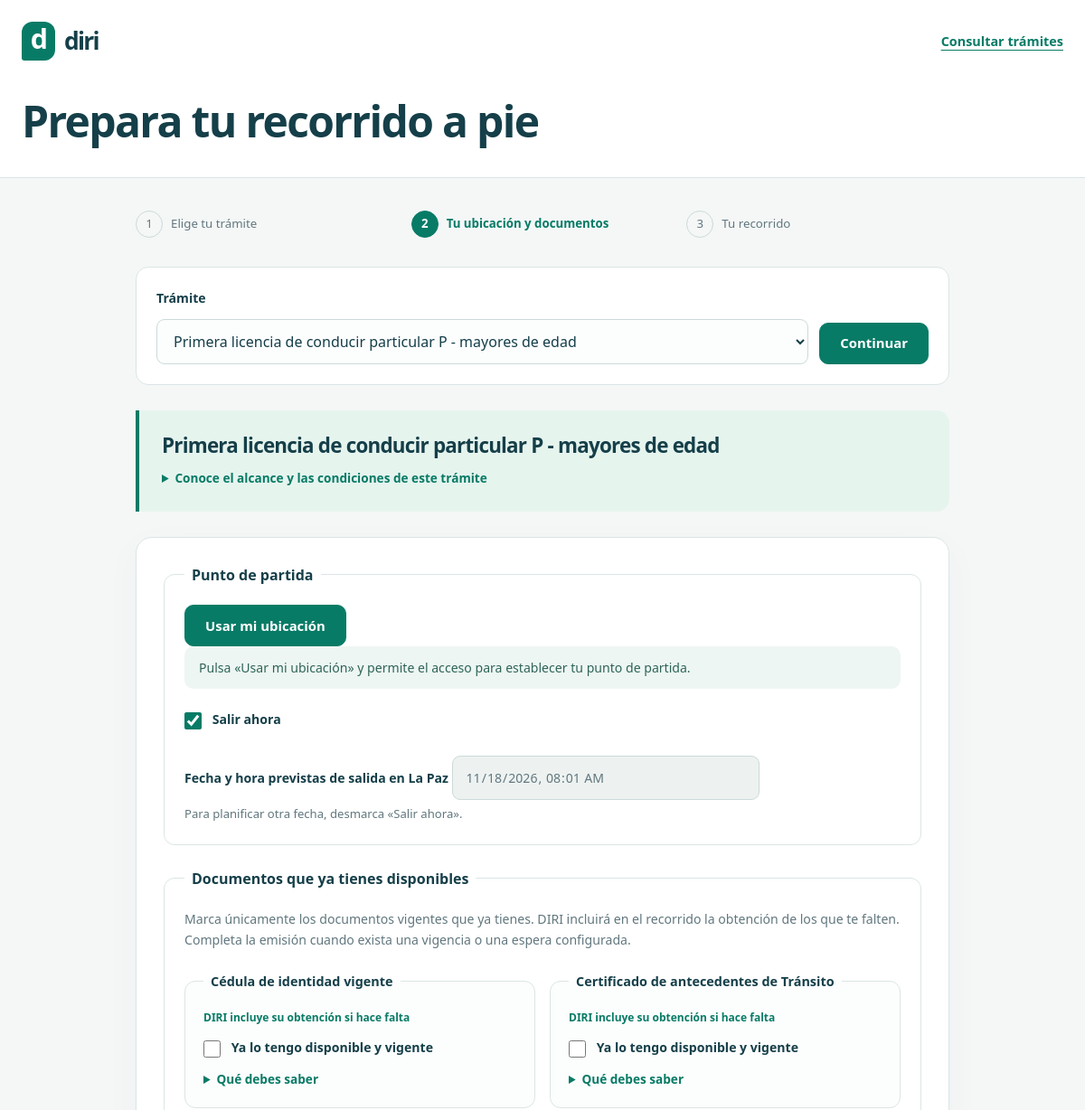
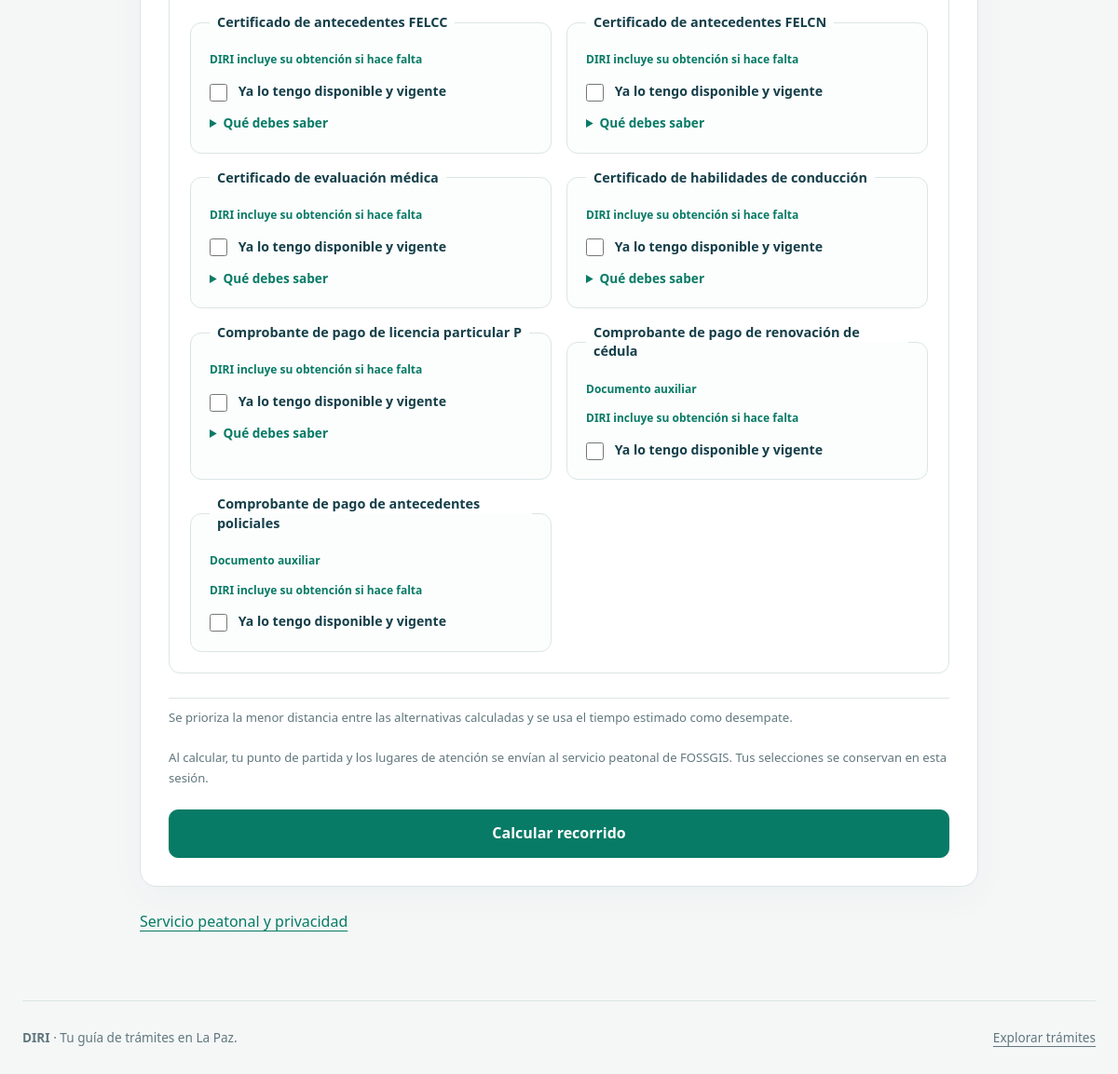
Screenshot of /index.php?pagina=preparar_recorrido&tramite_id=8 with the database file from the repository (2 pictures, top to bottom).
### tables this page shows
CREATE TABLE `tramites` (
  `id` int(10) unsigned NOT NULL AUTO_INCREMENT,
  `nombre` varchar(200) NOT NULL,
  `descripcion` text NOT NULL,
  `fuente_url` varchar(2048) DEFAULT NULL,
  `fecha_verificacion` date DEFAULT NULL,
  `estado` enum('activo','inactivo') NOT NULL DEFAULT 'activo',
  `fecha_registro` timestamp NOT NULL DEFAULT current_timestamp(),
  PRIMARY KEY (`id`)
);

CREATE TABLE `tramite_documentos` (
  `tramite_id` int(10) unsigned NOT NULL,
  `documento_id` int(10) unsigned NOT NULL,
  `obligatorio` tinyint(3) unsigned NOT NULL DEFAULT 1,
  `vigencia_dias` smallint(5) unsigned DEFAULT NULL,
  `observaciones` text DEFAULT NULL,
  PRIMARY KEY (`tramite_id`,`documento_id`),
  KEY `fk_tramite_documentos_documento` (`documento_id`),
  CONSTRAINT `fk_tramite_documentos_documento` FOREIGN KEY (`documento_id`) REFERENCES `documentos` (`id`),
  CONSTRAINT `fk_tramite_documentos_tramite` FOREIGN KEY (`tramite_id`) REFERENCES `tramites` (`id`),
  CONSTRAINT `ck_tramite_documentos_obligatorio` CHECK (`obligatorio` in (0,1)),
  CONSTRAINT `ck_tramite_documentos_vigencia` CHECK (`vigencia_dias` is null or `vigencia_dias` > 0)
);

CREATE TABLE `documentos` (
  `id` int(10) unsigned NOT NULL AUTO_INCREMENT,
  `nombre` varchar(200) NOT NULL,
  `descripcion` text DEFAULT NULL,
  `estado` enum('activo','inactivo') NOT NULL DEFAULT 'activo',
  PRIMARY KEY (`id`),
  UNIQUE KEY `uq_documentos_nombre` (`nombre`)
);

CREATE TABLE `gestiones` (
  `id` int(10) unsigned NOT NULL AUTO_INCREMENT,
  `tramite_id` int(10) unsigned NOT NULL,
  `documento_resultado_id` int(10) unsigned DEFAULT NULL,
  `nombre` varchar(200) NOT NULL,
  `descripcion` text NOT NULL,
  `orden` smallint(5) unsigned NOT NULL,
  `estado` enum('activo','inactivo') NOT NULL DEFAULT 'activo',
  PRIMARY KEY (`id`),
  UNIQUE KEY `uq_gestiones_orden` (`tramite_id`,`orden`),
  KEY `fk_gestiones_documento` (`documento_resultado_id`),
  CONSTRAINT `fk_gestiones_documento` FOREIGN KEY (`documento_resultado_id`) REFERENCES `documentos` (`id`),
  CONSTRAINT `fk_gestiones_tramite` FOREIGN KEY (`tramite_id`) REFERENCES `tramites` (`id`),
  CONSTRAINT `ck_gestiones_orden` CHECK (`orden` > 0)
);

### controladores/RecorridoController.php (called while the page is built, shortened)
<?php
require_once __DIR__ . '/../modelos/Recorrido.php';
final class RecorridoController
{
    public function formulario(): void
    {
        $datos = $_SESSION['perfil_recorrido'] ?? $this->datosIniciales();
        $errores = [];
        $contexto = null;
        $identificador = $_GET['tramite_id'] ?? $datos['tramite_id'];
        if ($identificador !== '') {
            $id = $this->entero($identificador);
            if ((string) $datos['tramite_id'] !== (string) $id) {
                $datos['documentos'] = [];
            }
            $datos['tramite_id'] = (string) $id;
            try {
                $contexto = (new Recorrido())->contexto($id);
            } catch (DomainException $error) {
                http_response_code(422);
                $errores[] = $error->getMessage();
            }
        }
        $this->mostrarFormulario($datos, $errores, $contexto);
    }
    private function mostrarFormulario(array $datos, array $errores, ?array $contexto): void
    {
        $tramites = (new Tramite())->listar('', false);
        require __DIR__ . '/../vistas/formulario_recorrido.php';
    }
    private function datosIniciales(): array
    {
        return [
            'tramite_id' => '', 'latitud' => '', 'longitud' => '',
            'salida' => date('Y-m-d\TH:i'), 'salida_actual' => '1', 'documentos' => [],
        ];
    }
    private function entero(mixed $valor): ?int
    {
        $id = filter_var($valor, FILTER_VALIDATE_INT, ['options' => ['min_range' => 1, 'max_range' => 4294967295]]);
        return $id === false ? null : $id;
    }
}

### modelos/Tramite.php (called while the page is built, shortened)
<?php
require_once __DIR__ . '/Conexion.php';
final class Tramite
{
    public function listar(string $busqueda, bool $incluirInactivos): array
    {
        $condiciones = [];
        $parametros = [];
        if (!$incluirInactivos) {
            $condiciones[] = "estado = 'activo'";
        }
        $sql = 'SELECT id, nombre, descripcion, fuente_url, fecha_verificacion, estado
                FROM tramites';
        if ($condiciones !== []) {
            $sql .= ' WHERE ' . implode(' AND ', $condiciones);
        }
        $sql .= ' ORDER BY nombre, id';
        $consulta = Conexion::obtener()->prepare($sql);
        $consulta->execute($parametros);
        return $consulta->fetchAll();
    }
    public function buscarPorId(int $id): ?array
    {
        $consulta = Conexion::obtener()->prepare(
            'SELECT id, nombre, descripcion, fuente_url, fecha_verificacion, estado
             FROM tramites WHERE id = :id LIMIT 1'
        );
        $consulta->execute(['id' => $id]);
        $tramite = $consulta->fetch();
        return $tramite === false ? null : $tramite;
    }
    public function requisitos(int $id): array
    {
        $consulta = Conexion::obtener()->prepare(
            'SELECT td.*, d.nombre, d.estado AS estado_documento
             FROM tramite_documentos td JOIN documentos d ON d.id = td.documento_id
             WHERE td.tramite_id = ? ORDER BY d.nombre, d.id'
        );
        $consulta->execute([$id]);
        return $consulta->fetchAll();
    }
}

### modelos/Conexion.php (called while the page is built, shortened)
<?php
final class Conexion
{
    private static ?PDO $conexion = null;
    public static function obtener(): PDO
    {
        if (self::$conexion === null) {
            self::$conexion = new PDO(
                'mysql:host=127.0.0.1;port=3306;dbname=diri2;charset=utf8mb4',
                'root',
                '',
                [
                    PDO::ATTR_ERRMODE => PDO::ERRMODE_EXCEPTION,
                    PDO::ATTR_DEFAULT_FETCH_MODE => PDO::FETCH_ASSOC,
                    PDO::ATTR_EMULATE_PREPARES => false,
                ]
            );
        }
        $usuarioId = $_SESSION['usuario_id'] ?? null;
        $consulta = self::$conexion->prepare('SET @usuario_id = :usuario_id');
        $consulta->bindValue(
            ':usuario_id',
            $usuarioId,
            is_int($usuarioId) ? PDO::PARAM_INT : PDO::PARAM_NULL
        );
        $consulta->execute();
        return self::$conexion;
    }
}

### modelos/Recorrido.php (called while the page is built, shortened)
<?php
require_once __DIR__ . '/Tramite.php';
final class Recorrido
{
    public function contexto(int $tramiteId): array
    {
        $conexion = Conexion::obtener();
        $conexion->beginTransaction();
        try {
            $modelo = new Tramite();
            $tramite = $modelo->buscarPorId($tramiteId);
            $documentos = [];
            foreach ($modelo->requisitos($tramiteId) as $documento) {
                $documentos[(int) $documento['documento_id']] = $documento;
            }
            $consulta = $conexion->prepare(
                "SELECT g.*, d.nombre AS documento, d.estado AS estado_documento
                 FROM gestiones g LEFT JOIN documentos d ON d.id = g.documento_resultado_id
                 WHERE g.tramite_id = ? AND g.estado = 'activo' ORDER BY g.orden, g.id"
            );
            $consulta->execute([$tramiteId]);
            $gestiones = [];
            foreach ($consulta->fetchAll() as $gestion) {
                $gestion['previas'] = [];
                $gestion['opciones'] = [];
                $gestiones[(int) $gestion['id']] = $gestion;
                if ($gestion['documento_resultado_id'] !== null && !isset($documentos[(int) $gestion['documento_resultado_id']])) {
                    $documentos[(int) $gestion['documento_resultado_id']] = [
                        'documento_id' => (int) $gestion['documento_resultado_id'],
                        'nombre' => $gestion['documento'], 'estado_documento' => $gestion['estado_documento'],
                        'obligatorio' => 0, 'vigencia_dias' => null, 'observaciones' => null,
                    ];
                }
            }
            $consulta = $conexion->prepare(
                "SELECT d.* FROM gestion_dependencias d JOIN gestiones g ON g.id = d.gestion_id
                 WHERE g.tramite_id = ? AND g.estado = 'activo'"
            );
            $consulta->execute([$tramiteId]);
            foreach ($consulta->fetchAll() as $dependencia) {
                $gestiones[(int) $dependencia['gestion_id']]['previas'][(int) $dependencia['gestion_previa_id']] =
                    (int) $dependencia['dias_espera'];
            }
            $consulta = $conexion->prepare(
                "SELECT ge.gestion_id, ge.duracion_atencion_minutos, e.id, e.nombre,
                        e.direccion, e.zona, e.latitud, e.longitud, e.fuente_url
                 FROM gestion_establecimientos ge JOIN establecimientos e ON e.id = ge.establecimiento_id
                 JOIN gestiones g ON g.id = ge.gestion_id
                 WHERE g.tramite_id = ? AND g.estado = 'activo' AND ge.estado = 'activo' AND e.estado = 'activo'
                 ORDER BY e.id"
            );
            $consulta->execute([$tramiteId]);
            foreach ($consulta->fetchAll() as $establecimiento) {
                $establecimiento['horarios'] = [];
                $gestiones[(int) $establecimiento['gestion_id']]['opciones'][(int) $establecimiento['id']] = $establecimiento;
            }
            $conexion->commit();
            return ['tramite' => $tramite, 'documentos' => $documentos, 'gestiones' => $gestiones];
        } catch (Throwable $error) {
            $conexion->rollBack();
            throw $error;
        }
    }
}

### vistas/formulario_recorrido.php (the view, shortened to what this page needs)
<!DOCTYPE html>
<html lang="es">
<head>
    <link rel="stylesheet" href="publico/estilos.css?v=2">
    <link rel="stylesheet" href="publico/formularios.css?v=1">
    <link rel="stylesheet" href="publico/recorrido.css?v=1">
</head>
<body class="pagina-formulario vista-formulario-recorrido">
    <header>
        <a href="index.php" class="marca" aria-label="DIRI, inicio">diri</a>
        <h1>Prepara tu recorrido a pie</h1>
        <a href="index.php?pagina=tramites">Consultar trámites</a>
    </header>
    <main id="contenido">
        <ol class="pasos-progreso" aria-label="Preparación del recorrido"><li class="<?= $contexto === null ? 'actual' : '' ?>">Elige tu trámite</li><li class="<?= $contexto !== null ? 'actual' : '' ?>">Tu ubicación y documentos</li><li>Tu recorrido</li></ol>
        <form action="index.php" method="get">
            <label for="tramite">Trámite</label>
            <select id="tramite" name="tramite_id" required>
                <?php foreach ($tramites as $tramite): ?>
                    <option value="<?= (int) $tramite['id'] ?>" <?= (string) $datos['tramite_id'] === (string) $tramite['id'] ? 'selected' : '' ?>><?= htmlspecialchars($tramite['nombre'], ENT_QUOTES, 'UTF-8') ?></option>
                <?php endforeach; ?>
            </select>
            <button type="submit">Continuar</button>
        </form>
        <?php if ($contexto !== null): ?>
            <section class="resumen-tramite" aria-labelledby="titulo-tramite">
            <h2 id="titulo-tramite"><?= htmlspecialchars($contexto['tramite']['nombre'], ENT_QUOTES, 'UTF-8') ?></h2>
            <details><summary>Conoce el alcance y las condiciones de este trámite</summary>
            </details>
            </section>
            <form action="index.php?pagina=calcular_recorrido#errores-recorrido" method="post" id="perfil-recorrido">
                <fieldset>
                    <legend>Punto de partida</legend>
                    <button type="button" id="ubicacion">Usar mi ubicación</button>
                    <p id="estado-ubicacion" role="status">Pulsa «Usar mi ubicación» y permite el acceso para establecer tu punto de partida.</p>
                    <p>
                        <label><input type="checkbox" id="salida-actual" name="salida_actual" value="1" <?= ($datos['salida_actual'] ?? '1') === '1' ? 'checked' : '' ?>> Salir ahora</label>
                    </p>
                    <p>
                        <label for="salida">Fecha y hora previstas de salida en La Paz</label><br>
                        <input type="datetime-local" id="salida" name="salida" required value="<?= htmlspecialchars($datos['salida'], ENT_QUOTES, 'UTF-8') ?>">
                        <br><small>Para planificar otra fecha, desmarca «Salir ahora».</small>
                    </p>
                </fieldset>
                <fieldset>
                    <legend>Documentos que ya tienes disponibles</legend>
                    <p>Marca únicamente los documentos vigentes que ya tienes. DIRI incluirá en el recorrido la obtención de los que te falten. Completa la emisión cuando exista una vigencia o una espera configurada.</p>
                    <div class="documentos-lista">
                    <?php foreach ($contexto['documentos'] as $documentoId => $documento): ?>
                        <?php $declaracion = $datos['documentos'][$documentoId] ?? null; ?>
                        <fieldset class="documento-tarjeta">
                            <legend><?= htmlspecialchars($documento['nombre'], ENT_QUOTES, 'UTF-8') ?></legend>
                            <?php if ((int) $documento['obligatorio'] === 0): ?>
                                <p class="documento-estado">Documento auxiliar</p>
                            <?php endif; ?>
                            <?php if ($documento['se_obtiene_en_recorrido']): ?>
                                <p class="documento-estado">DIRI incluye su obtención si hace falta</p>
                            <?php endif; ?>
                            <p><label>
                                <input type="checkbox" name="documentos[<?= $documentoId ?>][tengo]" value="1" <?= $declaracion !== null ? 'checked' : '' ?>>
                                Ya lo tengo disponible y vigente
                            </label></p>
                            <?php if ($documento['observaciones'] !== null): ?>
                                <details><summary>Qué debes saber</summary><p><?= htmlspecialchars($documento['observaciones'], ENT_QUOTES, 'UTF-8') ?></p></details>
                            <?php endif; ?>
                        </fieldset>
                    <?php endforeach; ?>
                    </div>
                </fieldset>
                <div class="acciones-calculo">
                <p>Se prioriza la menor distancia entre las alternativas calculadas y se usa el tiempo estimado como desempate.</p>
                <p>Al calcular, tu punto de partida y los lugares de atención se envían al servicio peatonal de FOSSGIS. Tus selecciones se conservan en esta sesión.</p>
                <button type="submit" id="calcular">Calcular recorrido</button>
                </div>
            </form>
            <p><a href="https://routing.openstreetmap.de/about.html" target="_blank" rel="noopener noreferrer">Servicio peatonal y privacidad</a></p>
        <?php endif; ?>
    </main>
    <footer class="pie-pagina"><span><strong>DIRI</strong> · Tu guía de trámites en La Paz.</span><a href="index.php?pagina=tramites">Explorar trámites</a></footer>
</body>
</html>

### rows the page displays
tramites: nombre "Primera licencia de conducir particular P - mayores de edad"
tramite_documentos: documento.nombre "Cédula de identidad vigente"
tramite_documentos: documento.nombre "Certificado de antecedentes de Tránsito"
tramite_documentos: documento.nombre "Certificado de antecedentes FELCC"
tramite_documentos: documento.nombre "Certificado de antecedentes FELCN"
tramite_documentos: documento.nombre "Certificado de evaluación médica"
tramite_documentos: documento.nombre "Certificado de habilidades de conducción"
tramite_documentos: documento.nombre "Comprobante de pago de licencia particular P"
gestiones: documento_resultado.nombre "Comprobante de pago de renovación de cédula", shows "Documento auxiliar"
gestiones: documento_resultado.nombre "Comprobante de pago de antecedentes policiales", shows "Documento auxiliar"

### other values shown
form field tramite_id "Primera licencia de conducir particular P - mayores de edad"
